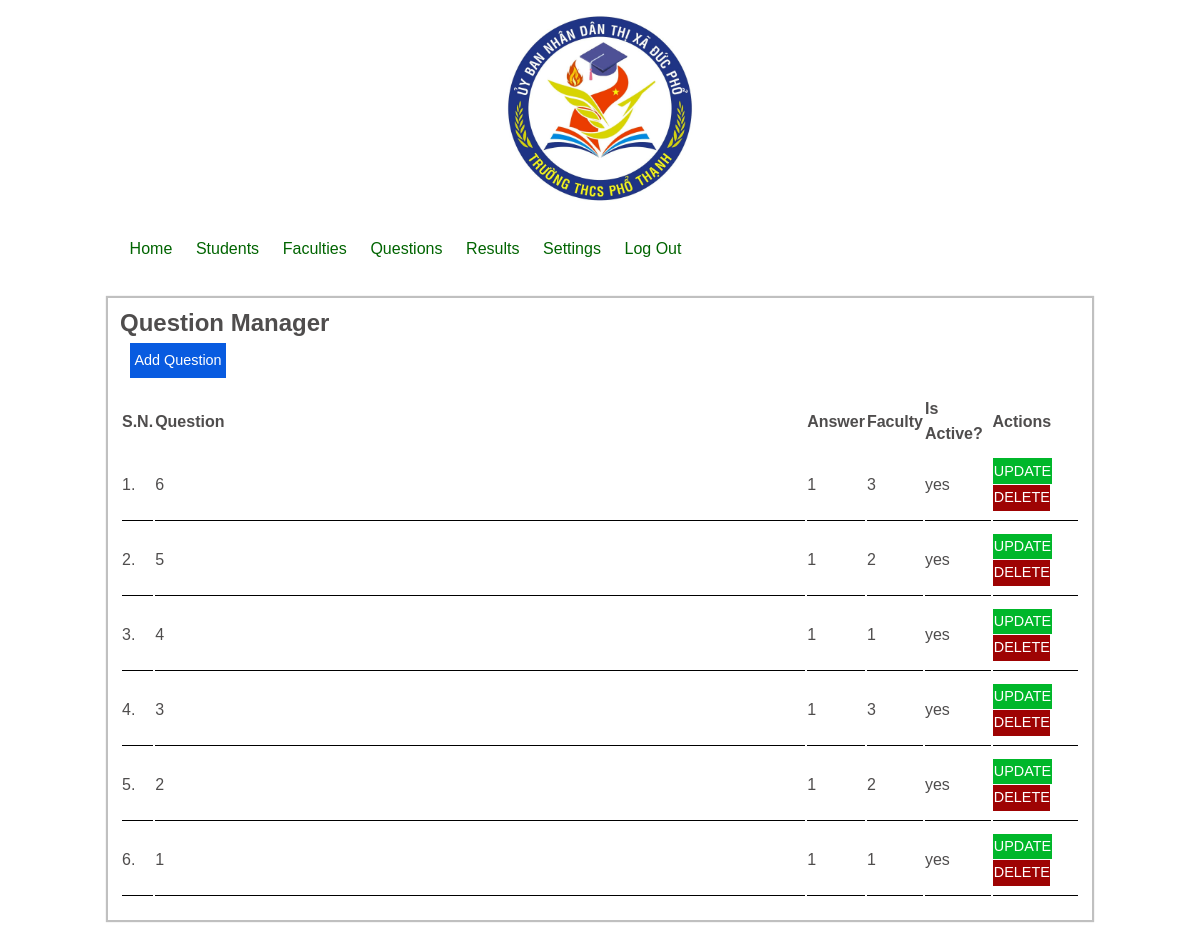
The page /admin/index.php?page=questions (signed in) on the database its author committed.
### tables this page shows
CREATE TABLE `tbl_question` (
  `question_id` int(10) UNSIGNED NOT NULL,
  `question` longtext NOT NULL,
  `first_answer` varchar(255) NOT NULL,
  `second_answer` varchar(255) NOT NULL,
  `third_answer` varchar(255) NOT NULL,
  `fourth_answer` varchar(255) NOT NULL,
  `fifth_answer` varchar(255) NOT NULL,
  `answer` int(11) NOT NULL,
  `reason` longtext NOT NULL,
  `marks` decimal(10,0) NOT NULL,
  `category` varchar(100) NOT NULL,
  `faculty` int(11) NOT NULL,
  `is_active` varchar(10) NOT NULL,
  `added_date` date NOT NULL,
  `updated_date` date NOT NULL,
  `image_name` varchar(255) NOT NULL
);

### admin/index.php (called while the page is built, shortened)
<?php
    include('config/apply.php');
    include('../box/header.php');
    include('../box/menu.php');
    include('pages/main.php');
    include('../box/footer.php');
?>

### admin/config/apply.php (called while the page is built, shortened)
<?php
    $obj=new Functions();
?>

### admin/config/database.php (called while the page is built, shortened)
<?php
    Class Database
    {
        public function select_data($tbl_name,$where="",$other="")
        {
            $query="SELECT * FROM $tbl_name";
            return $query;
        }
        public function execute_query($conn,$query)
        {
            $res=mysqli_query($conn,$query) or die(mysqli_error($conn));
            return $res;
        }
        public function num_rows($res)
        {
            $num_rows=mysqli_num_rows($res);
            return $num_rows;
        }
        public function fetch_data($res)
        {
            $row=mysqli_fetch_assoc($res);
            return $row;
        }
    }
?>

### admin/pages/questions.php (the view, shortened to what this page needs)
<div class="main">
    <div class="content">
        <div class="report">
            <h2>Question Manager</h2>
                <a href="<?php echo SITEURL; ?>admin/index.php?page=add_question">
                    <button type="button" class="btn-add">Add Question</button>
                </a>
            <table>
                <tr>
                    <th>S.N.</th>
                    <th>Question</th>
                    <th>Answer</th>
                    <th>Faculty</th>
                    <th>Is Active?</th>
                    <th>Actions</th>
                </tr>
                <?php
                    $tbl_name="tbl_question ORDER BY question_id DESC";
                    $query=$obj->select_data($tbl_name);
                    $res=$obj->execute_query($conn,$query);
                    $count_rows=$obj->num_rows($res);
                    $sn=1;
                    if($count_rows>0)
                    {
                        while($row=$obj->fetch_data($res))
                        {
                            $question_id=$row['question_id'];
                            $question=$row['question'];
                            $answer=$row['answer'];
                            $faculty=$row['faculty'];
                            $is_active=$row['is_active'];
                            ?>
                            <tr>
                                <td><?php echo $sn++; ?>. </td>
                                <td style="width: 650px;"><?php echo $question; ?></td>
                                <td><?php echo $answer; ?></td>
                                <td><?php echo $faculty; ?></td></td>
                                <td><?php echo $is_active; ?></td>
                                <td>
                                    <a href="<?php echo SITEURL; ?>admin/index.php?page=update_question&id=<?php echo $question_id; ?>"><button type="button" class="btn-update">UPDATE</button></a>
                                    <a href="<?php echo SITEURL; ?>admin/pages/delete.php?id=<?php echo $question_id; ?>&page=questions"><button type="button" class="btn-delete" onclick="return confirm('Are you sure?')">DELETE</button></a>
                                </td>
                            </tr>
                            <?php
                        }
                    }
                    else
                    {
                        echo "<tr><td colspan='6'><div class='error'></div></td></tr>";
                    }
                ?>
            </table>
        </div>
    </div>
</div>

### assets/css/style.css (style rules this page uses)
* { margin: 0 0; padding: 0 0; font-family: arial, sans-serif; line-height: 25px; }
.main { margin: 2% 0; }
.main .content { border: 1px solid silver; width: 80%; padding: 1%; margin: 0 auto; box-shadow: 0 0 1px 1px silver; }
.main .content .report { color: #4f4d4d; line-height: 50px; }
.main .content .report table { width: 100%; margin: 1% 0; text-align: left; }
.main .content .report table tr td { border-bottom: 1px solid black; border-collapse: collapse; padding: 1% 0; }
.btn-add { background-color: #085be0; color: #FFFFFF; font-size: 90%; font-weight: normal; padding: 0.5%; margin: 0 1%; border: none; cursor: pointer; }
.btn-update { background-color: #00b72a; color: #FFFFFF; font-size: 90%; font-weight: normal; padding: 0.5%; margin: 0 1%; border: none; cursor: pointer; }
.btn-delete { background-color: #9e0303; color: #FFFFFF; font-size: 90%; font-weight: normal; padding: 0.5%; margin: 0 1%; border: none; cursor: pointer; }

### rows shown on the page
tbl_question: question "6", answer "1", faculty "3", is_active "yes"
tbl_question: question "5", answer "1", faculty "2", is_active "yes"
tbl_question: question "4", answer "1", faculty "1", is_active "yes"
tbl_question: question "3", answer "1", faculty "3", is_active "yes"
tbl_question: question "2", answer "1", faculty "2", is_active "yes"
tbl_question: question "1", answer "1", faculty "1", is_active "yes"
